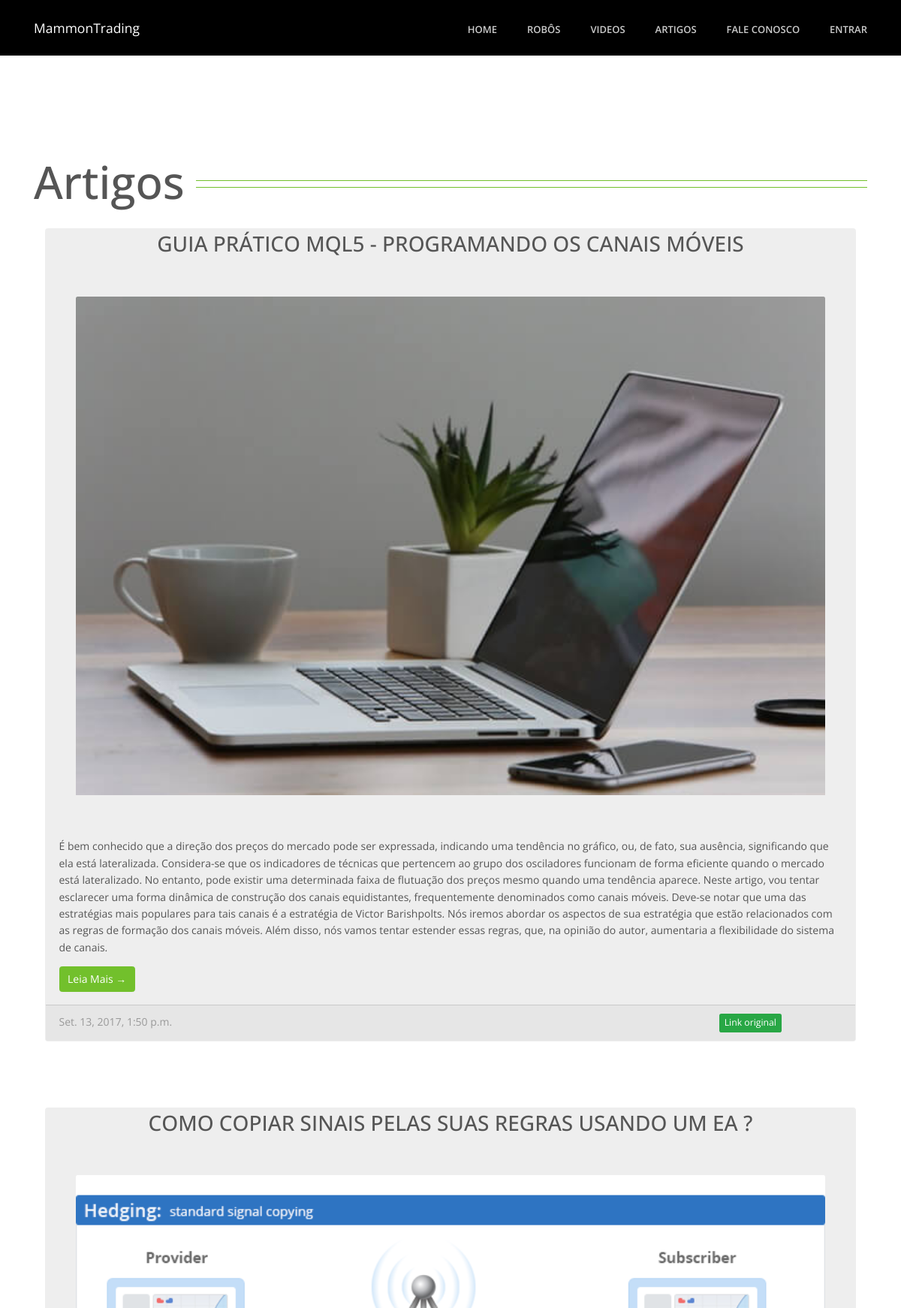
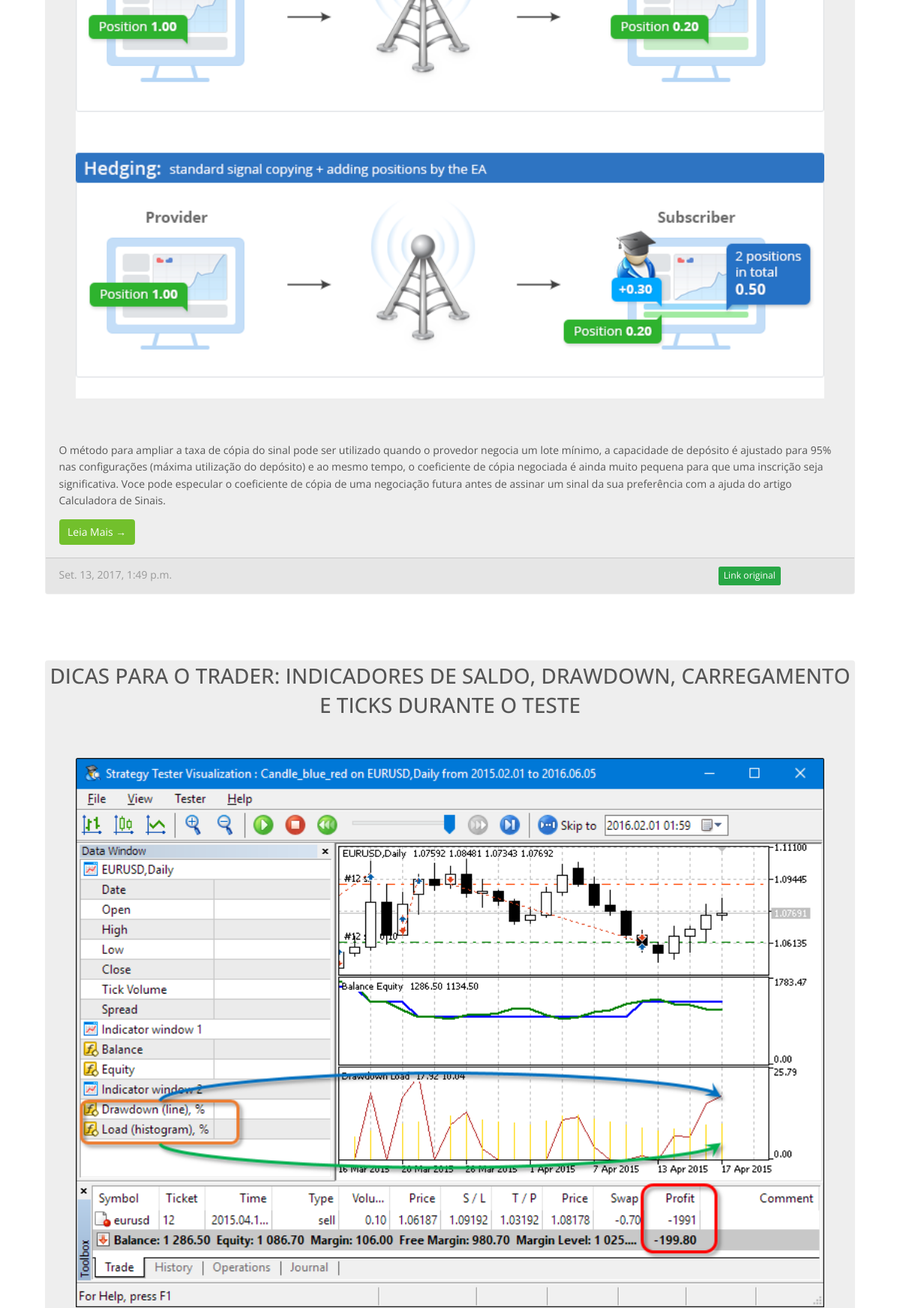
The app's page /artigos/ (upper part) with its own data (2 pictures, top to bottom).
### conteudos/models.py (models this page shows, shortened)
class Artigo(models.Model):
    titulo = models.CharField('Titulo', max_length=255)
    slug = models.SlugField('Slug', primary_key=True)
    imagem = models.ImageField(upload_to='imagens', verbose_name='Imagem', blank=True)
    descricao = models.TextField('Descricao')
    texto = HTMLField('Texto')
    endereco_original = models.CharField('Link', max_length=255)
    criado_em = models.DateTimeField('Criado em', auto_now_add=True)
    atualizado_em = models.DateTimeField('Atualizado em', auto_now=True)
    @models.permalink
    def get_absolute_url(self):
        return ('conteudo:artigo.details', (), {'slug': self.slug})

### conteudos/views.py (the view)
class ArtigoListView(generic.ListView):
    model = Artigo
    ordering = ['-criado_em']

### conteudos/templates/conteudos/artigo_list.html
{% extends 'core/base.html' %}
{% load static %}
{% block content %}
    <div class="u-heading-v1-1 g-bg-main g-brd-primary g-mb-20">
        <h1 class="h1 text-center u-heading-v1__title">Artigos</h1>
    </div>
    {% for artigo in object_list %}
        <div class="container-fluid">
            <div class="artigos-container card mb-4">
                <h2 class="text-center card-title">{{ artigo.titulo }}</h2>
                <div class="image-artigo">
                    {% if artigo.imagem %}
                        <img class="card-img-top" src="{{ artigo.imagem.url }}" alt="{{ artigo.titulo }}">
                    {% else %}
                        <img class="card-img-top" src="{% static 'assets/img/desk.jpg' %}"
                             alt="{{ artigo.titulo }}">
                    {% endif %}
                </div>
                <div class="card-body">
                    <p class="card-text">{{ artigo.descricao }}</p>
                    <a href="{{ artigo.get_absolute_url }}" class="btn btn-primary">Leia Mais &rarr;</a>
                </div>
                <div class="card-footer text-muted">
                    <div class="row">
                        <div class="col-md-10">
                            {{ artigo.criado_em }}
                        </div>
                        <a class="btn-sm btn-success" href="{{ artigo.endereco_original }}">Link
                            original</a>
                    </div>
                </div>
            </div>
        </div>
        <br>
        <br>
        <br>
    {% empty %}
        <p>Nenhum artigo disponivel</p>
    {% endfor %}
{% endblock %}

### core/static/assets/css/unify-core.css (style rules this page uses)
html { font-size: 14px; overflow-x: hidden; }
body { font-weight: 400; font-size: 1rem; font-family: "Open Sans", Helvetica, Arial, sans-serif; line-height: 1.6; color: #555; -webkit-font-smoothing: antialiased; -moz-osx-font-smoothing: grayscale; -moz-font-feature-settings: "liga", "kern"; text-rendering: optimizelegibility; background-color: #fff; }
a { color: #72c02c; outline: none; }
.h1, .h2, .h3, .h4, .h5, .h6, .h7, h1, h2, h3, h4, h5, h6 { line-height: 1.4; }

### core/static/assets/css/custom.css (style rules this page uses)
.image-artigo { margin: 40px; }
h1 { font-size: 60px !important; }
.artigos-container { background-color: #eeeeee; }

### records on screen
Artigo: titulo "GUIA PRÁTICO MQL5 - PROGRAMANDO OS CANAIS MÓVEIS", descricao "É bem conhecido que a direção dos preços do mercado pode ser expressada, indicando uma tendência no gráfico, ou, de fato, sua ausência, significando que ela está lateralizada. Considera-se que os indicadores de técnicas que pertencem ao grupo dos osciladores funcionam de forma eficiente quando o mercado está lateralizado. No entanto, pode existir uma determinada faixa de flutuação dos preços mesmo quando uma tendência aparece. Neste artigo, vou tentar esclarecer uma forma dinâmica de construção dos canais equidistantes, frequentemente denominados como canais móveis. Deve-se notar que uma das estratégias mais populares para tais canais é a estratégia de Victor Barishpolts. Nós iremos abordar…", criado_em "Set. 13, 2017, 1:50 p.m."
Artigo: titulo "COMO COPIAR SINAIS PELAS SUAS REGRAS USANDO UM EA ?", imagem (picture), descricao "O método para ampliar a taxa de cópia do sinal pode ser utilizado quando o provedor negocia um lote mínimo, a capacidade de depósito é ajustado para 95% nas configurações (máxima utilização do depósito) e ao mesmo tempo, o coeficiente de cópia negociada é ainda muito pequena para que uma inscrição seja significativa. Voce pode especular o coeficiente de cópia de uma negociação futura antes de assinar um sinal da sua preferência com a ajuda do artigo Calculadora de Sinais.", criado_em "Set. 13, 2017, 1:49 p.m."
Artigo: titulo "DICAS PARA O TRADER: INDICADORES DE SALDO, DRAWDOWN, CARREGAMENTO E TICKS DURANTE O TESTE", imagem (picture)
